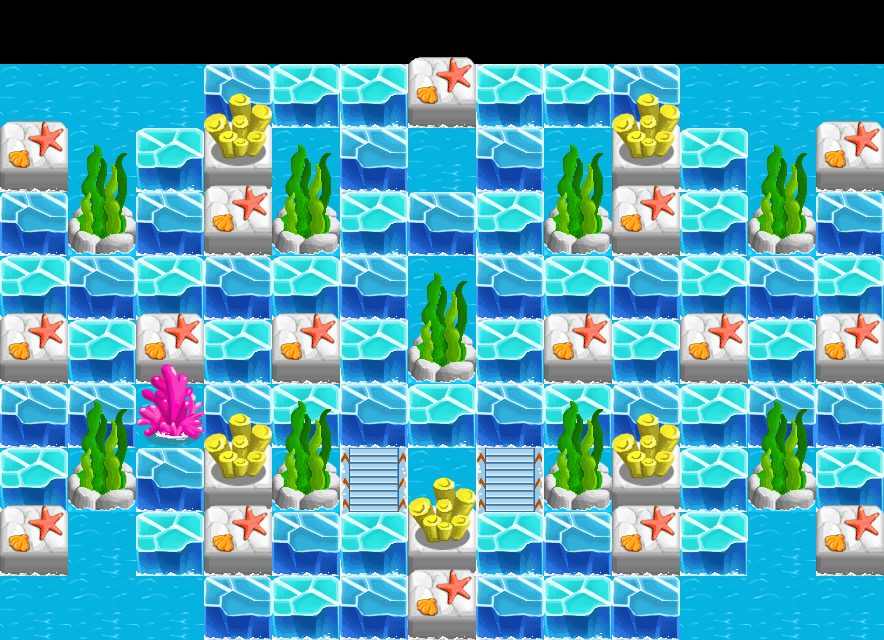

Below is a game level as drawn by its tile map, then a one-line description and the .tmx that defines it (tile-layer data replaced by summaries):
An orthogonal 13x10 tile map with 68x64 px tiles, 4 tile layers (bg, item, wall, fg) and 2 objects (player1, player2).

<map version="1.0" orientation="orthogonal" renderorder="right-down" width="13" height="10" tilewidth="68" tileheight="64" nextobjectid="6">
 <tileset firstgid="1" name="ice" tilewidth="68" tileheight="64" tilecount="35" columns="5">
  <image source="ice.png" width="340" height="448" />
  <tile id="3">
   <properties>
    <property name="block" value="1" />
   </properties>
  </tile>
  <tile id="4">
   <properties>
    <property name="block" value="1" />
   </properties>
  </tile>
  <tile id="5">
   <properties>
    <property name="block" value="1" />
   </properties>
  </tile>
  <tile id="6">
   <properties>
    <property name="block" value="1" />
   </properties>
  </tile>
  <tile id="7">
   <properties>
    <property name="block" value="1" />
   </properties>
  </tile>
  <tile id="9">
   <properties>
    <property name="anim" value="2" />
    <property name="dir" value="up" />
   </properties>
  </tile>
  <tile id="10">
   <properties>
    <property name="block" value="1" />
   </properties>
  </tile>
  <tile id="11">
   <properties>
    <property name="block" value="1" />
   </properties>
  </tile>
  <tile id="15">
   <properties>
    <property name="block" value="1" />
   </properties>
  </tile>
  <tile id="16">
   <properties>
    <property name="block" value="1" />
   </properties>
  </tile>
  <tile id="17">
   <properties>
    <property name="block" value="1" />
    <property name="move" value="1" />
   </properties>
  </tile>
  <tile id="25">
   <properties>
    <property name="block" value="1" />
   </properties>
  </tile>
  <tile id="26">
   <properties>
    <property name="block" value="1" />
   </properties>
  </tile>
  <tile id="30">
   <properties>
    <property name="anim" value="5" />
    <property name="dir" value="up" />
   </properties>
  </tile>
 </tileset>
 <layer name="bg" width="13" height="10">
  <data>[130 cells, 117 non-empty, 3 distinct tile ids]</data>
 </layer>
 <layer name="item" width="13" height="10">
  <data>[130 cells, 63 non-empty, 2 distinct tile ids]</data>
 </layer>
 <layer name="wall" width="13" height="10">
  <data>[130 cells, 31 non-empty, 4 distinct tile ids]</data>
 </layer>
 <layer name="fg" width="13" height="10">
  <data>[130 cells, 31 non-empty, 4 distinct tile ids]</data>
 </layer>
 <objectgroup name="players">
  <object id="1" name="player1" x="101" y="90">
   <properties>
    <property name="playertype" value="player" />
   </properties>
  </object>
  <object id="3" name="player2" x="780" y="550">
   <properties>
    <property name="playertype" value="npc6" />
   </properties>
  </object>
 </objectgroup>
</map>
